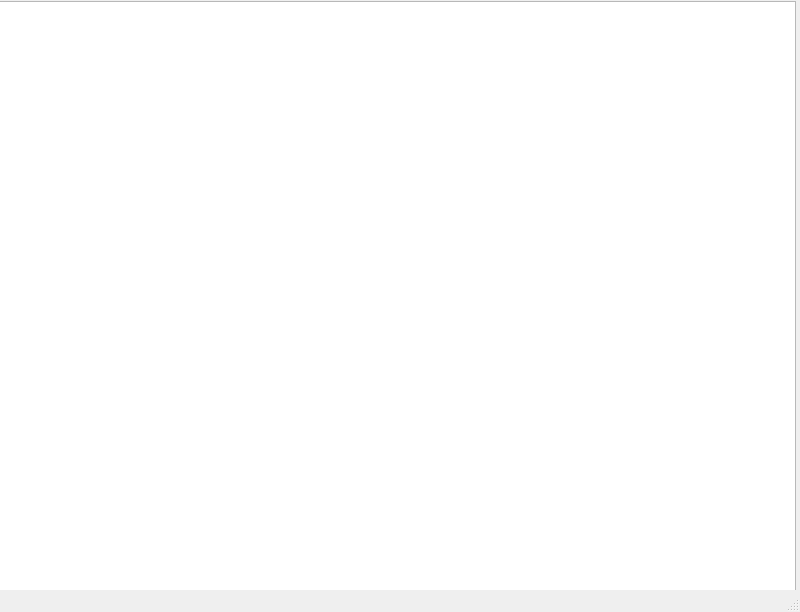
<?xml version="1.0" encoding="UTF-8"?>
<ui version="4.0">
 <class>MainWindow</class>
 <widget class="QMainWindow" name="MainWindow">
  <property name="geometry">
   <rect>
    <x>0</x>
    <y>0</y>
    <width>800</width>
    <height>612</height>
   </rect>
  </property>
  <property name="windowTitle">
   <string>MainWindow</string>
  </property>
  <widget class="QWidget" name="centralwidget">
   <widget class="QTableView" name="tableView">
    <property name="geometry">
     <rect>
      <x>-5</x>
      <y>1</y>
      <width>801</width>
      <height>591</height>
     </rect>
    </property>
   </widget>
  </widget>
  <widget class="QStatusBar" name="statusbar"/>
 </widget>
 <resources/>
 <connections/>
</ui>
